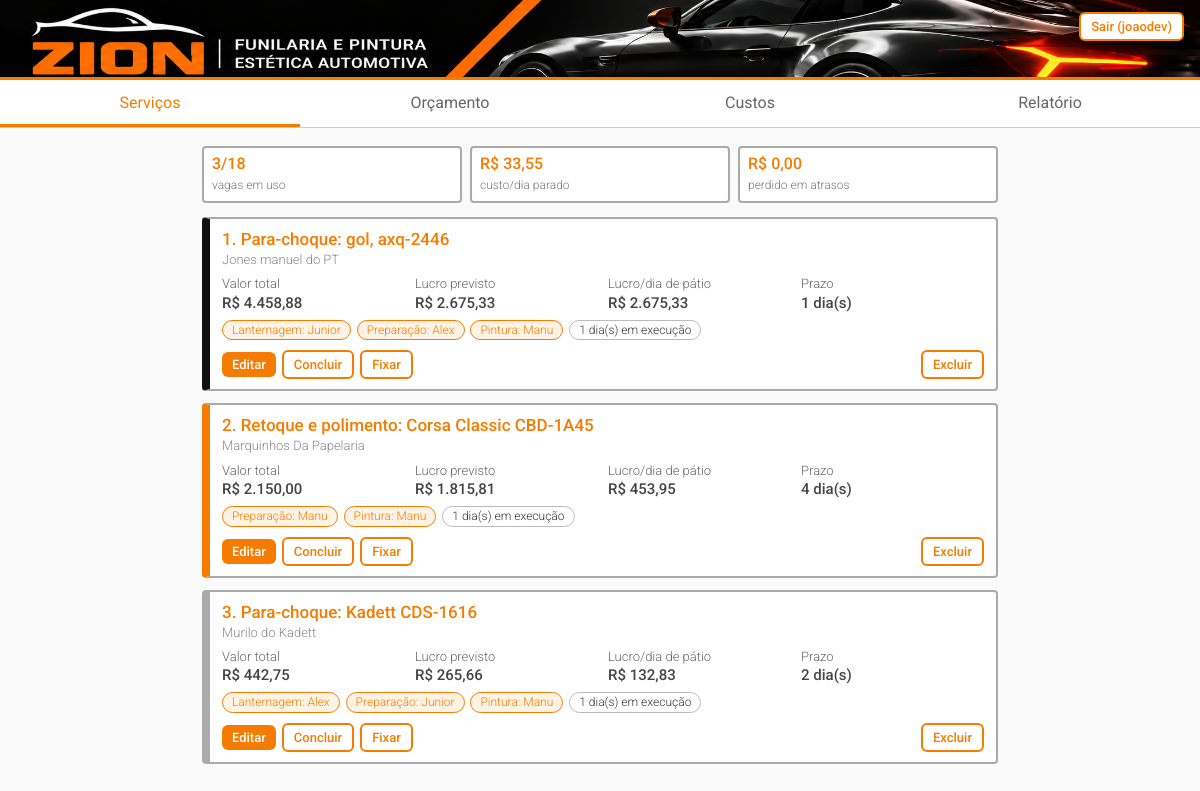
The app's page / (signed in) with its own data.
### oficina/models.py (models this page shows, shortened)
class ConfiguracaoCustos(models.Model):
    aluguel = models.DecimalField("Aluguel", max_digits=10, decimal_places=2, default=0)
    energia = models.DecimalField("Energia", max_digits=10, decimal_places=2, default=0)
    agua = models.DecimalField("Água", max_digits=10, decimal_places=2, default=0)
    salarios = models.DecimalField("Salários e encargos", max_digits=10, decimal_places=2, default=0)
    outros = models.DecimalField("Outros custos", max_digits=10, decimal_places=2, default=0)
    dias_uteis = models.PositiveIntegerField("Dias úteis no mês", default=22)
    vagas = models.PositiveIntegerField("Vagas do pátio", default=8)
    margem_padrao = models.DecimalField("Margem de lucro padrão (%)", max_digits=6, decimal_places=2, default=100)
    class Meta:
        verbose_name = "configuração de custos"
        verbose_name_plural = "configuração de custos"
    @classmethod
    def atual(cls):
        obj, _ = cls.objects.get_or_create(pk=1)
        return obj
    @property
    def total_mensal(self):
        return self.aluguel + self.energia + self.agua + self.salarios + self.outros
    @property
    def custo_dia(self):
        dias_vagas = self.dias_uteis * self.vagas
        return self.total_mensal / dias_vagas if dias_vagas else D0

class Servico(models.Model):
    TIPOS = [
        ("para-choque", "Para-choque"), ("retoque", "Retoque e polimento"),
        ("lanternagem", "Lanternagem"), ("pintura-parcial", "Pintura parcial"),
        ("pintura-completa", "Pintura completa"), ("outro", "Outro"),
    ]
    URGENCIAS = [("normal", "Normal"), ("alta", "Alta"), ("urgente", "Urgente")]
    STATUS = [("execucao", "Em execução"), ("concluido", "Concluído")]
    ETAPAS = [("lanternagem", "Lanternagem"), ("preparacao", "Preparação"), ("pintura", "Pintura")]
    cliente = models.CharField(max_length=120, blank=True)
    veiculo = models.CharField("Veículo e placa", max_length=120, blank=True)
    tipo = models.CharField("Tipo de serviço", max_length=20, choices=TIPOS)
    urgencia = models.CharField("Urgência", max_length=10, choices=URGENCIAS, default="normal")
    status = models.CharField(max_length=10, choices=STATUS, default="execucao")
    prazo = models.PositiveIntegerField("Prazo (dias)", default=1)
    preco = models.DecimalField("Valor total (R$)", max_digits=10, decimal_places=2)
    inicio = models.DateField("Início", default=timezone.localdate)
    fim = models.DateField("Conclusão", null=True, blank=True)
    fixado = models.BooleanField("Fixado no topo da fila", default=False)
    lanternagem = models.ForeignKey(Funcionario, null=True, blank=True, on_delete=models.SET_NULL,
                                    related_name="+", verbose_name="Lanternagem")
    preparacao = models.ForeignKey(Funcionario, null=True, blank=True, on_delete=models.SET_NULL,
                                   related_name="+", verbose_name="Preparação")
    pintura = models.ForeignKey(Funcionario, null=True, blank=True, on_delete=models.SET_NULL,
                                related_name="+", verbose_name="Pintura")
    materiais_reais = models.DecimalField("Materiais reais (R$)", max_digits=10, decimal_places=2,
                                          null=True, blank=True)
    erro = models.BooleanField("Deu errado (retrabalho ou prejuízo)", default=False)
    erro_etapa = models.CharField("Etapa do erro", max_length=12, choices=ETAPAS, blank=True)
    erro_custo = models.DecimalField("Custo do erro (R$)", max_digits=10, decimal_places=2, default=0)
    erro_obs = models.CharField("O que aconteceu", max_length=200, blank=True)
    def __str__(self):
        return f"{self.get_tipo_display()}: {self.veiculo or 'sem veículo'}"
    @property
    def custo_dia(self):
        if not hasattr(self, "_custo_dia"):
            self._custo_dia = ConfiguracaoCustos.atual().custo_dia
        return self._custo_dia
    @property
    def custo_materiais(self):
        return sum((m.preco for m in self.materiais.all()), D0)
    @property
    def custo_previsto(self):
        return self.custo_materiais + self.custo_dia * self.prazo
    @property
    def lucro_previsto(self):
        return self.preco - self.custo_previsto
    @property
    def lucro_dia(self):
        return self.lucro_previsto / max(1, self.prazo)
    @property
    def score(self):
        return self.lucro_dia * MULT_URGENCIA[self.urgencia]
    @property
    def dias(self):
        fim = self.fim or timezone.localdate()
        return max(1, (fim - self.inicio).days)
    @property
    def atraso(self):
        return max(0, self.dias - self.prazo)
    @property
    def custo_atraso(self):
        return self.atraso * self.custo_dia

class Material(models.Model):
    servico = models.ForeignKey(Servico, on_delete=models.CASCADE, related_name="materiais")
    nome = models.CharField(max_length=100, blank=True)
    preco = models.DecimalField("Preço (R$)", max_digits=10, decimal_places=2)

class Funcionario(models.Model):
    nome = models.CharField(max_length=80, unique=True)
    class Meta:
        ordering = ["nome"]
    def __str__(self):
        return self.nome

### oficina/views.py (the view)
# urls.py: path("", views.fila, name="fila"),
@login_required
def fila(request):
    cfg = ConfiguracaoCustos.atual()
    servicos = list(Servico.objects.filter(status="execucao")
                    .select_related(*ETAPAS).prefetch_related("materiais"))
    servicos.sort(key=lambda s: (not s.fixado, -s.score))
    return render(request, "oficina/fila.html", {
        "servicos": servicos, "cfg": cfg,
        "perdido_atrasos": sum((s.custo_atraso for s in servicos), D0),
    })

### oficina/templatetags/moeda.py (called while the page is built)
@register.filter
def brl(valor):
    try:
        v = Decimal(valor)
    except (InvalidOperation, TypeError, ValueError):
        v = Decimal("0")
    s = f"{abs(v):,.2f}".replace(",", "X").replace(".", ",").replace("X", ".")
    return ("-" if v < 0 else "") + "R$ " + s

### oficina/templates/oficina/fila.html (shortened to what this page needs)
{% extends "base.html" %}{% load moeda %}
{% block conteudo %}
<div class="stats">
 <div class="stat"><b>{{ servicos|length }}/{{ cfg.vagas }}</b><span>vagas em uso</span></div>
 <div class="stat"><b>{{ cfg.custo_dia|brl }}</b><span>custo/dia parado</span></div>
 <div class="stat"><b class="{% if perdido_atrasos > 0 %}neg{% endif %}">{{ perdido_atrasos|brl }}</b><span>perdido em atrasos</span></div>
</div>
{% for s in servicos %}
<article class="card {{ s.urgencia }}">
 <h3>{{ forloop.counter }}. {{ s }}</h3>
 <div class="meta">{{ s.cliente|default:"Cliente não informado" }}</div>
 <div class="facts">
  <span>Valor total<b>{{ s.preco|brl }}</b></span>
  <span>Lucro previsto<b class="{% if s.lucro_previsto < 0 %}neg{% else %}pos{% endif %}">{{ s.lucro_previsto|brl }}</b></span>
  <span>Lucro/dia de pátio<b class="{% if s.lucro_dia < 0 %}neg{% else %}pos{% endif %}">{{ s.lucro_dia|brl }}</b></span>
  <span>Prazo<b>{{ s.prazo }} dia(s)</b></span>
 </div>
 <div>
  {% if s.lanternagem %}<span class="tag exe">Lanternagem: {{ s.lanternagem }}</span>{% endif %}
  {% if s.preparacao %}<span class="tag exe">Preparação: {{ s.preparacao }}</span>{% endif %}
  {% if s.pintura %}<span class="tag exe">Pintura: {{ s.pintura }}</span>{% endif %}
  <span class="tag">{{ s.dias }} dia(s) em execução</span>
 </div>
 <div class="row">
  <a class="btn s" href="{% url 'servico_editar' s.pk %}">Editar</a>
  <form method="post" action="{% url 'servico_concluir' s.pk %}">{% csrf_token %}<button class="btn o s">Concluir</button></form>
  <form method="post" action="{% url 'servico_fixar' s.pk %}">{% csrf_token %}<button class="btn o s">{% if s.fixado %}Desafixar{% else %}Fixar{% endif %}</button></form>
  <a class="btn o s" style="margin-left:auto" href="{% url 'servico_excluir' s.pk %}">Excluir</a>
 </div>
</article>
{% empty %}
<div class="empty"><p><b>Nenhum serviço na fila.</b></p><a class="btn" href="{% url 'servico_novo' %}">Novo orçamento</a></div>
{% endfor %}
{% endblock %}

### oficina/templates/base.html (shortened to what this page needs)
{% load static %}<!doctype html>
<html lang="pt-br"><head><meta charset="utf-8">
<link rel="stylesheet" href="{% static 'css/style.css' %}">
</head><body>
<header class="zion-header">
<img src="{% static 'img/banner-zion.png' %}" alt="ZION Funilaria e Pintura" class="zion-banner">
{% if user.is_authenticated %}<form method="post" action="{% url 'logout' %}" class="logout-form">{% csrf_token %}<button class="btn o s">Sair ({{ user.username }})</button></form>{% endif %}
</header>
{% if user.is_authenticated %}
<nav>
 <a href="{% url 'fila' %}" {% if request.resolver_match.url_name == 'fila' %}class="on"{% endif %}>Serviços</a>
 <a href="{% url 'servico_novo' %}" {% if request.resolver_match.url_name == 'servico_novo' %}class="on"{% endif %}>Orçamento</a>
 <a href="{% url 'custos' %}" {% if request.resolver_match.url_name == 'custos' %}class="on"{% endif %}>Custos</a>
 <a href="{% url 'relatorio' %}" {% if request.resolver_match.url_name == 'relatorio' %}class="on"{% endif %}>Relatório</a>
</nav>
{% endif %}
<main>
{% block conteudo %}{% endblock %}
</main></body></html>

### oficina/static/css/style.css (style rules this page uses)
:root { --red:#F57C00;--ink:#333;--mut:#888;--bg:#fafafa;--ok:#17794C }
*,*::before,*::after { box-sizing:border-box }
body { margin:0;background:var(--bg);color:var(--ink);font:300 16px/1.4 Roboto,system-ui,sans-serif }
.zion-header { position:relative;width:100%;background:#000;border-bottom:3px solid var(--red);overflow:hidden }
.zion-banner { display:block;width:100%;height:auto }
.logout-form { position:absolute;top:12px;right:16px;z-index:2;margin:0 }
nav { background:#fff;border-bottom:1px solid #ccc;display:flex }
nav a { flex:1;text-align:center;padding:12px 4px;color:#666;text-decoration:none;font-weight:400 }
nav a.on { color:var(--red);box-shadow:inset 0 -3px var(--red) }
main { max-width:820px;margin:0 auto;padding:12px }
.pos { color:var(--ok) }
.btn { display:inline-block;border:0;background:var(--red);color:#fff;font:500 15px Roboto;border-radius:6px;padding:10px 16px;cursor:pointer;text-decoration:none }
.btn.o { background:#fff;color:var(--red);border:2px solid var(--red) }
.btn.s { padding:5px 10px;font-size:13px }
.card { border:2px solid #aaa;border-left:8px solid #aaa;border-radius:4px;background:#fff;padding:10px 12px;margin-bottom:12px }
.card.alta { border-left-color:var(--red) }
.card.urgente { border-left-color:#111 }
.card h3 { margin:0;font:500 17px Roboto;color:var(--red) }
.meta { font-size:13px;color:var(--mut);margin:2px 0 6px }
.facts { display:grid;grid-template-columns:repeat(4,1fr);gap:4px 10px;font-size:13px;color:#666;margin-bottom:6px }
.facts b { display:block;font:500 15px Roboto;color:#444 }
.tag { display:inline-block;border:1px solid #bbb;border-radius:99px;padding:1px 9px;font-size:12px;margin:2px 2px 2px 0 }
.tag.exe { background:#fff3e6;color:var(--red);border-color:var(--red) }
.row { display:flex;gap:6px;flex-wrap:wrap;margin-top:8px;align-items:center }
.row form { margin:0 }
.stats { display:grid;grid-template-columns:repeat(3,1fr);gap:8px;margin:6px 0 14px }
.stat { border:2px solid #aaa;border-radius:4px;background:#fff;padding:6px 8px }
.stat b { display:block;font:500 16px Roboto;color:var(--red) }
.stat span { font-size:12px;color:#777 }

### records on screen
ConfiguracaoCustos: vagas "18", custo_dia|brl "R$ 33,55"
Servico: tipo+veiculo "Para-choque: gol, axq-2446", cliente "Jones manuel do PT", preco|brl "R$ 4.458,88", lucro_previsto|brl "R$ 2.675,33", lucro_dia|brl "R$ 2.675,33", prazo "1", lanternagem "Junior", preparacao "Alex", pintura "Manu", dias "1", fixado "Fixar"
Servico: tipo+veiculo "Retoque e polimento: Corsa Classic CBD-1A45", cliente "Marquinhos Da Papelaria", preco|brl "R$ 2.150,00", lucro_previsto|brl "R$ 1.815,81", lucro_dia|brl "R$ 453,95", prazo "4", preparacao "Manu", pintura "Manu", dias "1", fixado "Fixar"
Servico: tipo+veiculo "Para-choque: Kadett CDS-1616", cliente "Murilo do Kadett", preco|brl "R$ 442,75", lucro_previsto|brl "R$ 265,66", lucro_dia|brl "R$ 132,83", prazo "2", lanternagem "Alex", preparacao "Junior", pintura "Manu", dias "1", fixado "Fixar"

### other values on screen
{{ user.username }} "joaodev"
{{ servicos|length }} "3"
{{ perdido_atrasos|brl }} "R$ 0,00"
